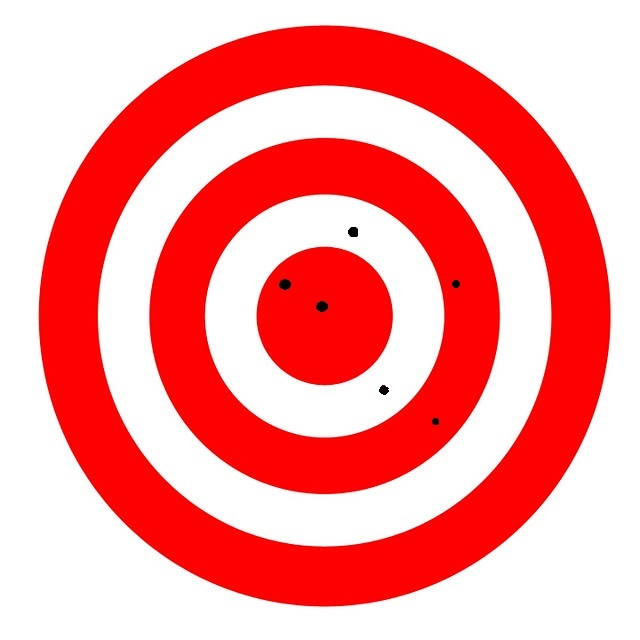
%> input picture 1.1.jpg, 640 x 640 px
$ octave --eval "result = dark(imread('1.1.jpg'));"   (GNU Octave 9; MATLAB toolbox functions it lacks are replaced by stand-ins)
%> lines starting %> are read from the running program, lines starting %| are printed output that depends on the picture; in (x1, y1, x2, y2) boxes, pixels count from 0 and x2, y2 are one past the last pixel; in counts of white or black regions, pixels touching at a corner belong together; the program's own positions count from 1
function [centers , radi , matrix]=dark(Pic)

histogram(Pic);
binaryImage=im2bw(Pic);
totalPixels = numel(binaryImage);
numWhitePixels = sum(binaryImage(:));
numBlackPixels = totalPixels - numWhitePixels;

binaryImage1=im2bw(Pic,0.1);
totalPixels1 = numel(binaryImage1);
numWhitePixels1 = sum(binaryImage1(:));
numBlackPixels1 = totalPixels1 - numWhitePixels1;

disp(numBlackPixels);
disp(numBlackPixels1);

if round(numBlackPixels1/numBlackPixels)==1 || numBlackPixels1/numBlackPixels<0.05
level = 0.1;
disk = strel('disk',10 );
disk2 = strel('disk',0 );
else
level = 0.3;
disk = strel('disk',12 );
disk2 = strel('disk',3 );
end
temp= im2bw(Pic,level);
figure ,imshow(temp),title(' BW ');


pic = imerode(~temp,disk2);
figure ,imshow(pic),title('hough transform detected img erode');
pic1 = imdilate(pic,disk);
figure ,imshow(pic1),title('hough transform detected img dilate');

[centers, radi,matrix] = imfindcircles(pic1,[15 30],'ObjectPolarity','bright');%15 5000
viscircles(centers, radi,'EdgeColor','r')

end


% [30 lines of commented-out code are left out]
%> in dark, `histogram(Pic);`:
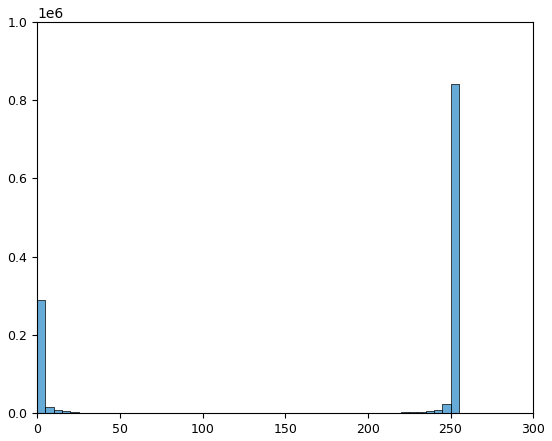
%> figure redrawn from the program's plot data; tallest bar 840466 high, from x = 250 to 255
%> in dark, `binaryImage=im2bw(Pic);`:
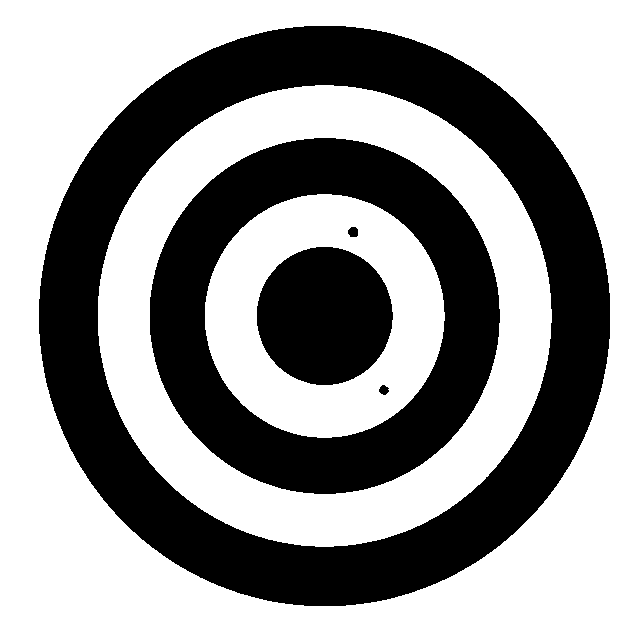
%> binaryImage: size 640x640 logical; 60.2% white; 5 black regions, box (x1, y1, x2, y2) and area: (39, 26, 610, 606) 96039, (150, 138, 500, 494) 51980, (257, 247, 393, 385) 14724, (348, 227, 358, 237) 85, (379, 385, 389, 395) 71
%> in dark, `numWhitePixels = sum(binaryImage(:));`: numWhitePixels = 246701
%> in dark, `numBlackPixels = totalPixels - numWhitePixels;`: numBlackPixels = 162899
%> in dark, `binaryImage1=im2bw(Pic,0.1);`:
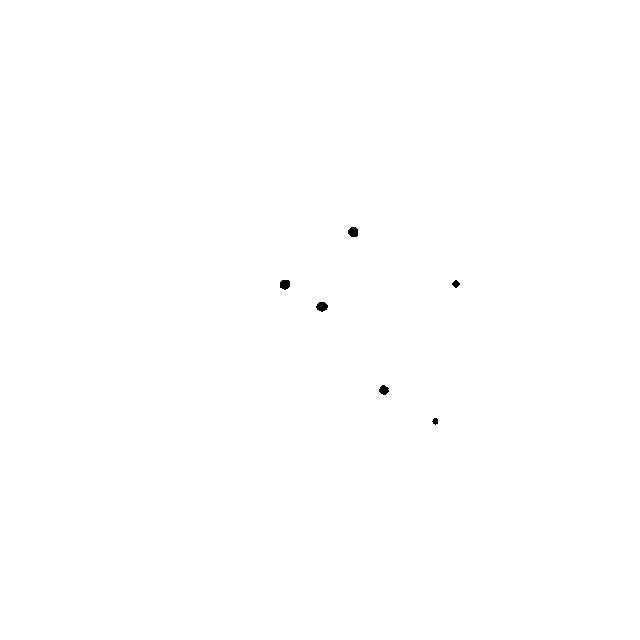
%> binaryImage1: size 640x640 logical; 99.9% white; 6 black regions, box (x1, y1, x2, y2) and area: (316, 302, 328, 312) 87, (348, 227, 358, 237) 84, (280, 280, 290, 290) 83, (379, 385, 389, 395) 71, (452, 280, 460, 288) 40, (432, 418, 438, 425) 30
%> in dark, `numWhitePixels1 = sum(binaryImage1(:));`: numWhitePixels1 = 409205
%> in dark, `numBlackPixels1 = totalPixels1 - numWhitePixels1;`: numBlackPixels1 = 395
%| 162899
%| 395
%> in dark, `pic1 = imdilate(pic,disk);`:
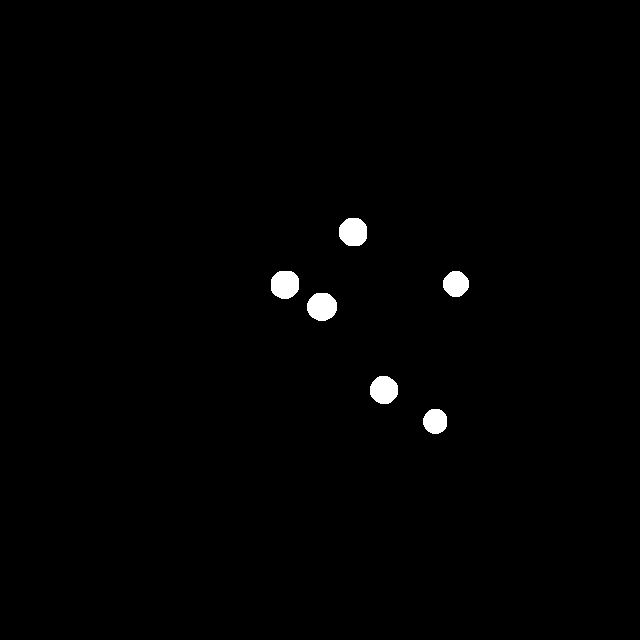
%> pic1: size 640x640 logical; 0.88% white; 6 white regions, box (x1, y1, x2, y2) and area: (307, 293, 337, 321) 672, (271, 271, 299, 299) 656, (339, 218, 367, 246) 655, (370, 376, 398, 404) 625, (443, 271, 469, 297) 524, (423, 409, 447, 434) 486
%> in dark, `[centers, radi,matrix] = imfindcircles(pic1,[15 30],'ObjectPolarity','..`: centers = [322.5 307; 285.4 284.6; 353.9 232.6; 384.6 390.6; 456.5 284.5; 435.7 422]; radi = [15.86; 15.78; 15.78; 15.62; 15.26; 15]; matrix = [0.556; 0.492; 0.485; 0.472; 0.255; 0.209]
%> `result = dark(imread('1.1.jpg'));`:
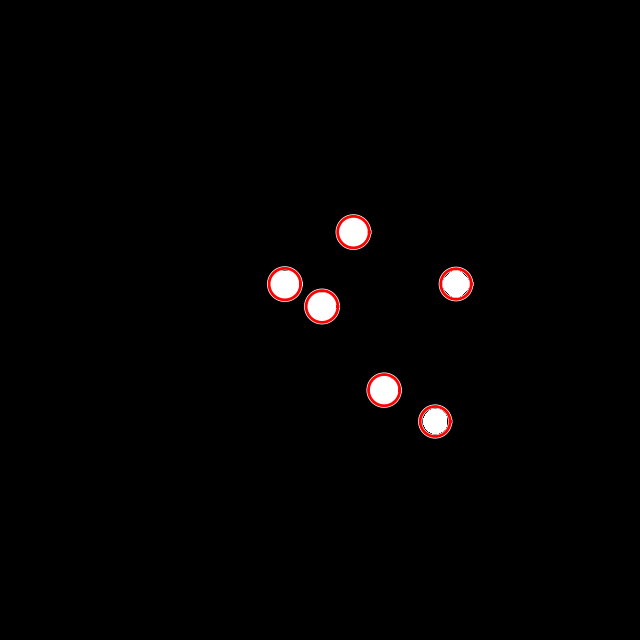
%> figure redrawn from the program's plot data; its title reads 'hough transform detected img dilate'
%> `result = dark(imread('1.1.jpg'));`: result has the same summary as centers in dark

$ run again, on 3.3.jpg
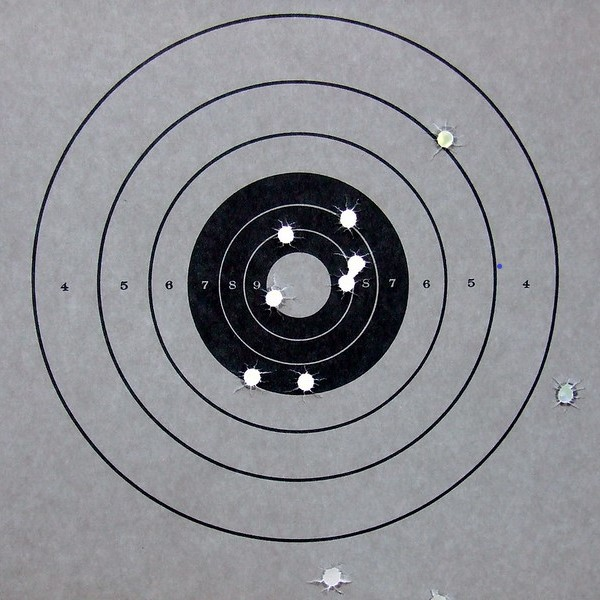
%> input picture 3.3.jpg, 600 x 600 px
%> in dark, `binaryImage=im2bw(Pic);`:
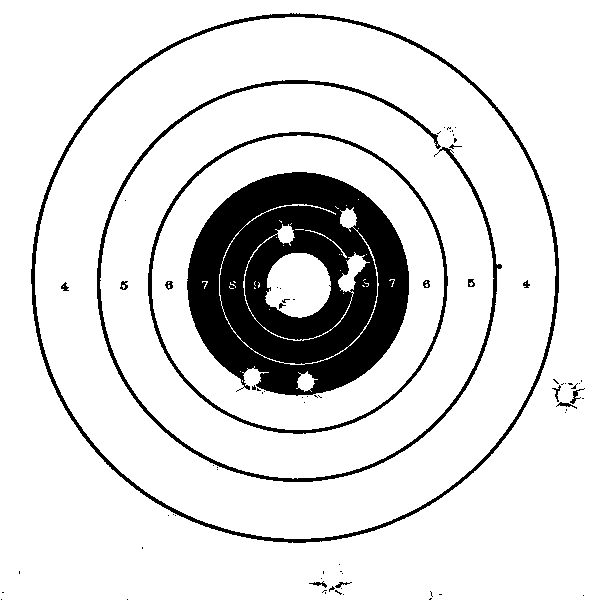
%> binaryImage: size 600x600 logical; 86.8% white; 76 black regions (59 under 20 px), largest, box (x1, y1, x2, y2) and area: (187, 172, 409, 396) 33015, (31, 13, 559, 543) 6000, (97, 80, 502, 482) 4565
%> numWhitePixels = 312443
%> numBlackPixels = 47557
%> binaryImage1: size 600x600 logical; 90.4% white; 259 black regions (229 under 20 px), largest, box (x1, y1, x2, y2) and area: (188, 173, 408, 395) 15332, (220, 206, 376, 363) 8006, (245, 231, 352, 339) 4452
%> numWhitePixels1 = 325319
%> numBlackPixels1 = 34681
%| 47557
%| 34681
%> pic1: size 600x600 logical; 35.1% white; 8 white regions, largest, box (x1, y1, x2, y2) and area: (140, 124, 456, 442) 63866, (23, 5, 567, 551) 34186, (88, 72, 505, 491) 26199
%> centers = [63 284.7; 529.2 285.8; 120 287.7; 277.3 248.7; 469.8 234.9; 342.7 357.3]; radi = [16.12; 15.69; 16.69; 19.31; 29.56; 15]; matrix = [0.182; 0.178; 0.117; 0.0412; 0.0264; 0.000667]
%> `result = dark(imread('1.1.jpg'));`:
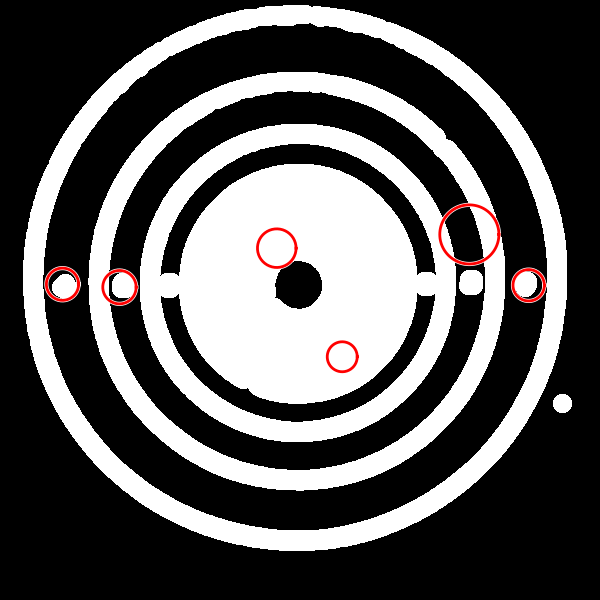
%> figure redrawn from the program's plot data; its title reads 'hough transform detected img dilate'
%> result has the same summary as centers in dark
